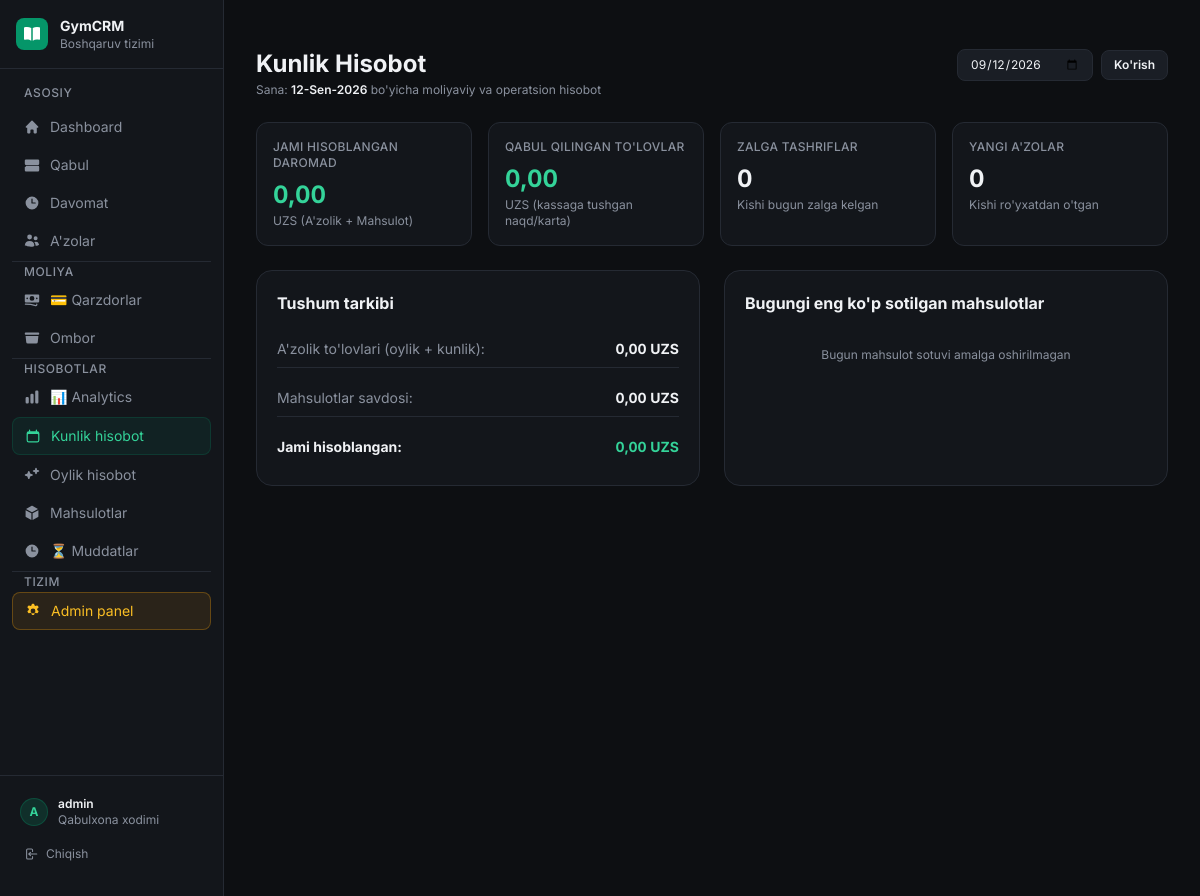
The page /reports/daily/ (signed in) on the database its author committed.
### apps/accounts/models.py (models this page shows, shortened)
class User(AbstractUser):
    role = models.CharField("Rol", max_length=20, choices=Role.choices, default=Role.RECEPTIONIST)
    phone = models.CharField("Telefon", max_length=32, blank=True)
    class Meta:
        ordering = ["username"]
        verbose_name = "Foydalanuvchi"
        verbose_name_plural = "Foydalanuvchilar"
    @property
    def is_manager(self):
        return self.role in (Role.OWNER, Role.MANAGER) or self.is_superuser

### apps/reports/views.py (the view)
# urls.py: path("daily/", views.DailyReportView.as_view(), name="daily"),
class DailyReportView(LoginRequiredMixin, View):
    def get(self, request):
        date_str = request.GET.get("date")
        try:
            day = datetime.date.fromisoformat(date_str) if date_str else timezone.localdate()
        except ValueError:
            day = timezone.localdate()
        ctx = {
            "day": day,
            "revenue": services.revenue_for_range(day, day),
            "payments": services.payments_for_range(day, day),
            "attendance": services.attendance_for_range(day, day),
            "new_members": services.new_members_for_range(day, day),
            "best_sellers": services.best_selling_products(day, day),
        }
        return render(request, "reports/daily.html", ctx)

### apps/reports/services.py (called while the page is built)
def _zero():
    return Decimal("0.00")

def revenue_for_range(start_date, end_date):
    charges = LedgerTransaction.objects.filter(
        created_at__date__gte=start_date, created_at__date__lte=end_date,
        direction=Direction.DEBIT,
    )
    return {
        "membership_revenue": charges.filter(
            transaction_type__in=[TransactionType.MEMBERSHIP_CHARGE, TransactionType.DAILY_CHARGE]
        ).aggregate(t=Sum("amount"))["t"] or _zero(),
        "product_revenue": charges.filter(
            transaction_type=TransactionType.PRODUCT_CHARGE
        ).aggregate(t=Sum("amount"))["t"] or _zero(),
        "total_revenue": charges.aggregate(t=Sum("amount"))["t"] or _zero(),
    }

def payments_for_range(start_date, end_date):
    return Payment.objects.filter(
        created_at__date__gte=start_date, created_at__date__lte=end_date,
    ).aggregate(t=Sum("amount"))["t"] or _zero()

def attendance_for_range(start_date, end_date):
    return Attendance.objects.filter(date__gte=start_date, date__lte=end_date).count()

def new_members_for_range(start_date, end_date):
    return Member.objects.filter(
        created_at__date__gte=start_date, created_at__date__lte=end_date,
    ).count()

def best_selling_products(start_date, end_date, limit=10):
    return (
        ProductSaleItem.objects.filter(
            sale__created_at__date__gte=start_date, sale__created_at__date__lte=end_date,
        )
        .values("product__id", "product__name")
        .annotate(quantity_sold=Sum("quantity"), revenue=Sum("line_total"))
        .order_by("-revenue")[:limit]
    )

### templates/reports/daily.html (shortened to what this page needs)
﻿{% extends "base.html" %}
{% load humanize %}
{% block content %}
<div class="space-y-6">
  <div class="flex flex-col sm:flex-row sm:items-center justify-between gap-4">
    <div>
      <h1 class="text-2xl font-bold text-[#F0F2F5]">Kunlik Hisobot</h1>
      <p class="text-xs text-[#8A919E] mt-0.5">Sana: <span class="text-[#F0F2F5] font-semibold">{{ day|date:"d-M-Y" }}</span> bo'yicha moliyaviy va operatsion hisobot</p>
    </div>
    <form method="get" class="flex items-center gap-2">
      <input type="date" name="date" value="{{ day|date:'Y-m-d' }}"
        class="bg-[#1A1E25] border border-[#252A33] rounded-lg px-3 py-1.5 text-xs text-[#F0F2F5] focus:outline-none focus:border-emerald-500 transition-colors">
      <button type="submit"
        class="px-3 py-1.5 bg-[#1A1E25] hover:bg-[#252A33] border border-[#252A33] text-[#F0F2F5] text-xs font-semibold rounded-lg transition-colors">
        Ko'rish
      </button>
    </form>
  </div>
  <div class="grid grid-cols-2 sm:grid-cols-2 lg:grid-cols-4 gap-4">
    <div class="bg-[#13161B] border border-[#252A33] rounded-xl p-4">
      <span class="text-xs font-medium text-[#8A919E] uppercase tracking-wide">Jami hisoblangan daromad</span>
      <p class="text-2xl font-bold tabular-nums text-emerald-400 mt-2">{{ revenue.total_revenue|intcomma }}</p>
      <p class="text-xs text-[#8A919E] mt-0.5">UZS (A'zolik + Mahsulot)</p>
    </div>
    <div class="bg-[#13161B] border border-[#252A33] rounded-xl p-4">
      <span class="text-xs font-medium text-[#8A919E] uppercase tracking-wide">Qabul qilingan to'lovlar</span>
      <p class="text-2xl font-bold tabular-nums text-emerald-400 mt-2">{{ payments|intcomma }}</p>
      <p class="text-xs text-[#8A919E] mt-0.5">UZS (kassaga tushgan naqd/karta)</p>
    </div>
    <div class="bg-[#13161B] border border-[#252A33] rounded-xl p-4">
      <span class="text-xs font-medium text-[#8A919E] uppercase tracking-wide">Zalga tashriflar</span>
      <p class="text-2xl font-bold tabular-nums text-[#F0F2F5] mt-2">{{ attendance }}</p>
      <p class="text-xs text-[#8A919E] mt-0.5">Kishi bugun zalga kelgan</p>
    </div>
    <div class="bg-[#13161B] border border-[#252A33] rounded-xl p-4">
      <span class="text-xs font-medium text-[#8A919E] uppercase tracking-wide">Yangi a'zolar</span>
      <p class="text-2xl font-bold tabular-nums text-[#F0F2F5] mt-2">{{ new_members }}</p>
      <p class="text-xs text-[#8A919E] mt-0.5">Kishi ro'yxatdan o'tgan</p>
    </div>
  </div>
  <div class="grid grid-cols-1 md:grid-cols-2 gap-6">
    <div class="bg-[#13161B] border border-[#252A33] rounded-2xl p-5 space-y-4">
      <h2 class="text-base font-bold text-[#F0F2F5]">Tushum tarkibi</h2>
      <div class="space-y-3 text-sm">
        <div class="flex items-center justify-between py-2 border-b border-[#252A33]">
          <span class="text-[#8A919E]">A'zolik to'lovlari (oylik + kunlik):</span>
          <span class="font-bold tabular-nums text-[#F0F2F5]">{{ revenue.membership_revenue|intcomma }} UZS</span>
        </div>
        <div class="flex items-center justify-between py-2 border-b border-[#252A33]">
          <span class="text-[#8A919E]">Mahsulotlar savdosi:</span>
          <span class="font-bold tabular-nums text-[#F0F2F5]">{{ revenue.product_revenue|intcomma }} UZS</span>
        </div>
        <div class="flex items-center justify-between py-2 font-bold">
          <span class="text-[#F0F2F5]">Jami hisoblangan:</span>
          <span class="text-emerald-400 tabular-nums">{{ revenue.total_revenue|intcomma }} UZS</span>
        </div>
      </div>
    </div>
    <div class="bg-[#13161B] border border-[#252A33] rounded-2xl p-5 space-y-4">
      <h2 class="text-base font-bold text-[#F0F2F5]">Bugungi eng ko'p sotilgan mahsulotlar</h2>
      {% if best_sellers %}
        <div class="space-y-2">
          {% for item in best_sellers %}
          <div class="flex items-center justify-between text-xs py-1.5 border-b border-[#252A33] last:border-0">
            <span class="font-medium text-[#F0F2F5]">{{ item.product__name }}</span>
            <div class="text-right">
              <span class="text-emerald-400 font-semibold tabular-nums">{{ item.revenue|intcomma }} UZS</span>
              <span class="text-[#8A919E] ml-1">({{ item.quantity_sold }} dona)</span>
            </div>
          </div>
          {% endfor %}
        </div>
      {% else %}
        <p class="text-xs text-[#8A919E] py-4 text-center">Bugun mahsulot sotuvi amalga oshirilmagan</p>
      {% endif %}
    </div>
  </div>
</div>
{% endblock %}

### templates/base.html (shortened to what this page needs)
{% load static humanize %}
<!DOCTYPE html>
<html lang="uz" class="dark overflow-x-hidden">
<head>
  <script src="https://cdn.tailwindcss.com"></script>
</head>
<body class="min-h-screen bg-[#0D0F12] antialiased overflow-x-hidden">
  {% if user.is_authenticated %}
  <div x-data="{ open: false }" @keydown.escape.window="open = false">
    <aside id="sidebar"
      class="fixed inset-y-0 left-0 z-40 w-56 bg-[#13161B] border-r border-[#252A33] flex flex-col
             transform -translate-x-full lg:translate-x-0 transition-transform duration-200 ease-in-out"
      :class="open ? 'translate-x-0' : ''">
      <div class="flex items-center gap-3 px-4 py-4 border-b border-[#252A33]">
        <div class="w-8 h-8 bg-emerald-600 rounded-lg flex items-center justify-center flex-shrink-0">
        </div>
        <div>
          <p class="text-sm font-bold text-[#F0F2F5]">GymCRM</p>
          <p class="text-xs text-[#8A919E]">Boshqaruv tizimi</p>
        </div>
      </div>
      <nav class="flex-1 overflow-y-auto px-3 py-4 space-y-0.5">
        <p class="text-xs font-medium text-[#8A919E] uppercase tracking-wider px-3 mb-2">Asosiy</p>
        <a href="{% url 'dashboard:index' %}"
           class="flex items-center gap-2.5 px-3 py-2 rounded-lg text-sm transition-colors
                  {% if request.resolver_match.namespace == 'dashboard' %}bg-emerald-600/10 text-emerald-400 border border-emerald-600/20{% else %}text-[#8A919E] hover:text-[#F0F2F5] hover:bg-[#1A1E25]{% endif %}">
          Dashboard
        </a>
        <a href="{% url 'members:reception' %}"
           class="flex items-center gap-2.5 px-3 py-2 rounded-lg text-sm transition-colors
                  {% if request.resolver_match.url_name == 'reception' %}bg-emerald-600/10 text-emerald-400 border border-emerald-600/20{% else %}text-[#8A919E] hover:text-[#F0F2F5] hover:bg-[#1A1E25]{% endif %}">
          Qabul
        </a>
        <a href="{% url 'attendance:board' %}"
           class="flex items-center gap-2.5 px-3 py-2 rounded-lg text-sm transition-colors
                  {% if request.resolver_match.namespace == 'attendance' and request.resolver_match.url_name == 'board' %}bg-emerald-600/10 text-emerald-400 border border-emerald-600/20{% else %}text-[#8A919E] hover:text-[#F0F2F5] hover:bg-[#1A1E25]{% endif %}">
          <svg xmlns="http://www.w3.org/2000/svg" viewBox="0 0 20 20" fill="currentColor" class="w-4 h-4 flex-shrink-0">
            <path fill-rule="evenodd" d="M10 18a8 8 0 100-16 8 8 0 000 16zm.75-13a.75.75 0 00-1.5 0v5c0 .414.336.75.75.75h4a.75.75 0 000-1.5h-3.25V5z" clip-rule="evenodd"/>
          </svg>
          Davomat
        </a>
        <a href="{% url 'members:list' %}"
           class="flex items-center gap-2.5 px-3 py-2 rounded-lg text-sm transition-colors
                  {% if request.resolver_match.namespace == 'members' and request.resolver_match.url_name == 'list' %}bg-emerald-600/10 text-emerald-400 border border-emerald-600/20{% else %}text-[#8A919E] hover:text-[#F0F2F5] hover:bg-[#1A1E25]{% endif %}">
          A'zolar
        </a>
        <div class="my-3 border-t border-[#252A33]"></div>
        <p class="text-xs font-medium text-[#8A919E] uppercase tracking-wider px-3 mb-2">Moliya</p>
        <a href="{% url 'billing:debtors' %}"
           class="flex items-center gap-2.5 px-3 py-2 rounded-lg text-sm transition-colors
                  {% if request.resolver_match.namespace == 'billing' %}bg-emerald-600/10 text-emerald-400 border border-emerald-600/20{% else %}text-[#8A919E] hover:text-[#F0F2F5] hover:bg-[#1A1E25]{% endif %}">
          💳 Qarzdorlar
        </a>
        {% if user.is_manager %}
        <a href="{% url 'inventory:list' %}"
           class="flex items-center gap-2.5 px-3 py-2 rounded-lg text-sm transition-colors
                  {% if request.resolver_match.namespace == 'inventory' %}bg-emerald-600/10 text-emerald-400 border border-emerald-600/20{% else %}text-[#8A919E] hover:text-[#F0F2F5] hover:bg-[#1A1E25]{% endif %}">
          <svg xmlns="http://www.w3.org/2000/svg" viewBox="0 0 20 20" fill="currentColor" class="w-4 h-4 flex-shrink-0">
            <path d="M2 3a1 1 0 00-1 1v1a1 1 0 001 1h16a1 1 0 001-1V4a1 1 0 00-1-1H2zM2 7.5h16l-.811 7.71a2 2 0 01-1.99 1.79H4.802a2 2 0 01-1.99-1.79L2 7.5z"/>
          </svg>
          Ombor
        </a>
        {% endif %}
        <div class="my-3 border-t border-[#252A33]"></div>
        <p class="text-xs font-medium text-[#8A919E] uppercase tracking-wider px-3 mb-2">Hisobotlar</p>
        <a href="{% url 'reports:analytics' %}"
           class="flex items-center gap-2.5 px-3 py-2 rounded-lg text-sm transition-colors
                  {% if request.resolver_match.url_name == 'analytics' %}bg-emerald-600/10 text-emerald-400 border border-emerald-600/20{% else %}text-[#8A919E] hover:text-[#F0F2F5] hover:bg-[#1A1E25]{% endif %}">
          📊 Analytics
        </a>
        <a href="{% url 'reports:daily' %}"
           class="flex items-center gap-2.5 px-3 py-2 rounded-lg text-sm transition-colors
                  {% if request.resolver_match.url_name == 'daily' %}bg-emerald-600/10 text-emerald-400 border border-emerald-600/20{% else %}text-[#8A919E] hover:text-[#F0F2F5] hover:bg-[#1A1E25]{% endif %}">
          Kunlik hisobot
        </a>
        <a href="{% url 'reports:monthly' %}"
           class="flex items-center gap-2.5 px-3 py-2 rounded-lg text-sm transition-colors
                  {% if request.resolver_match.url_name == 'monthly' %}bg-emerald-600/10 text-emerald-400 border border-emerald-600/20{% else %}text-[#8A919E] hover:text-[#F0F2F5] hover:bg-[#1A1E25]{% endif %}">
          Oylik hisobot
        </a>
        <a href="{% url 'reports:products' %}"
           class="flex items-center gap-2.5 px-3 py-2 rounded-lg text-sm transition-colors
                  {% if request.resolver_match.url_name == 'products' %}bg-emerald-600/10 text-emerald-400 border border-emerald-600/20{% else %}text-[#8A919E] hover:text-[#F0F2F5] hover:bg-[#1A1E25]{% endif %}">
          Mahsulotlar
        </a>
        <a href="{% url 'reports:expiring' %}"
           class="flex items-center gap-2.5 px-3 py-2 rounded-lg text-sm transition-colors
                  {% if request.resolver_match.url_name == 'expiring' %}bg-emerald-600/10 text-emerald-400 border border-emerald-600/20{% else %}text-[#8A919E] hover:text-[#F0F2F5] hover:bg-[#1A1E25]{% endif %}">
          <svg xmlns="http://www.w3.org/2000/svg" viewBox="0 0 20 20" fill="currentColor" class="w-4 h-4 flex-shrink-0">
            <path fill-rule="evenodd" d="M10 18a8 8 0 100-16 8 8 0 000 16zm.75-13a.75.75 0 00-1.5 0v5c0 .414.336.75.75.75h4a.75.75 0 000-1.5h-3.25V5z" clip-rule="evenodd"/>
          </svg>
          ⏳ Muddatlar
        </a>
        {% if user.is_staff %}
        <div class="my-3 border-t border-[#252A33]"></div>
        <p class="text-xs font-medium text-[#8A919E] uppercase tracking-wider px-3 mb-2">Tizim</p>
        <a href="{% url 'admin:index' %}"
           class="flex items-center gap-2.5 px-3 py-2 rounded-lg text-sm transition-colors border border-amber-500/30 bg-amber-500/10 text-amber-400 hover:bg-amber-500/20">
          Admin panel
        </a>
        {% endif %}
      </nav>
      <div class="border-t border-[#252A33] p-3">
        <div class="flex items-center gap-2.5 px-2 py-2">
          <div class="w-7 h-7 rounded-full bg-emerald-600/20 border border-emerald-600/30 flex items-center justify-center flex-shrink-0">
            <span class="text-xs font-bold text-emerald-400">{{ user.username|first|upper }}</span>
          </div>
          <div class="flex-1 min-w-0">
            <p class="text-xs font-semibold text-[#F0F2F5] truncate">{{ user.get_full_name|default:user.username }}</p>
            <p class="text-xs text-[#8A919E] truncate">{{ user.get_role_display }}</p>
          </div>
        </div>
        <form method="post" action="{% url 'accounts:logout' %}">
          <button type="submit" class="w-full flex items-center gap-2 px-3 py-1.5 rounded-lg text-xs text-[#8A919E] hover:text-red-400 hover:bg-red-500/5 transition-colors mt-1">
            Chiqish
          </button>
        </form>
      </div>
    </aside>
    <div class="lg:ml-56 min-h-screen flex flex-col">
      <main class="flex-1 px-4 sm:px-6 lg:px-8 py-6 pb-24 lg:pb-6">
        {% block content %}{% endblock %}
      </main>
    </div>
  </div>
  {% else %}
  <div class="min-h-screen bg-[#0D0F12] flex items-center justify-center">
    {% block auth_content %}{% endblock %}
  </div>
  {% endif %}
</body>
</html>

### templates/base.html (style rules this page uses)
html, body { overflow-x: hidden; max-width: 100%; }
body { font-family: 'Inter', sans-serif; background-color: #0D0F12; color: #F0F2F5; }

### rows shown on the page
User: username|first "A", get_full_name "admin", role "Qabulxona xodimi"

### other values the page prints
{{ day|date:"d-M-Y" }} "12-Sen-2026"
{{ revenue.total_revenue|intcomma }} "0,00"
{{ payments|intcomma }} "0,00"
{{ attendance }} "0"
{{ new_members }} "0"
{{ revenue.membership_revenue|intcomma }} "0,00"
{{ revenue.product_revenue|intcomma }} "0,00"
